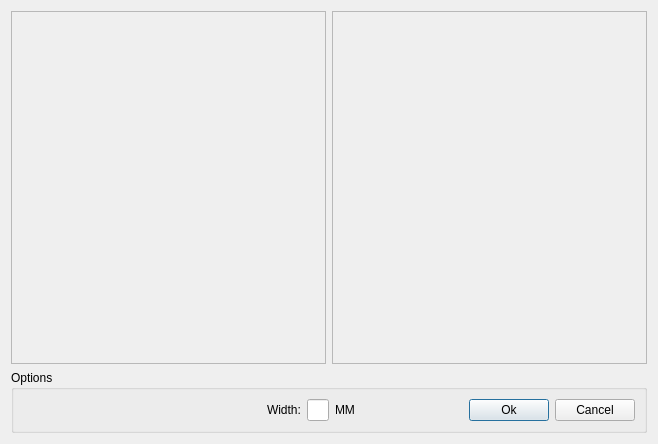
<?xml version="1.0" encoding="UTF-8"?>
<ui version="4.0">
 <class>BinocularDialog</class>
 <widget class="QDialog" name="BinocularDialog">
  <property name="geometry">
   <rect>
    <x>0</x>
    <y>0</y>
    <width>658</width>
    <height>444</height>
   </rect>
  </property>
  <property name="windowTitle">
   <string>Dialog</string>
  </property>
  <layout class="QVBoxLayout" name="verticalLayout" stretch="9,1">
   <item>
    <layout class="QHBoxLayout" name="horizontalLayout" stretch="1,1">
     <item>
      <widget class="QScrollArea" name="scrollArea">
       <property name="widgetResizable">
        <bool>true</bool>
       </property>
       <widget class="QWidget" name="scrollAreaWidgetContents">
        <property name="geometry">
         <rect>
          <x>0</x>
          <y>0</y>
          <width>314</width>
          <height>361</height>
         </rect>
        </property>
        <layout class="QHBoxLayout" name="horizontalLayout_3">
         <item alignment="Qt::AlignHCenter|Qt::AlignVCenter">
          <widget class="QWidget" name="lImageContainer" native="true"/>
         </item>
        </layout>
       </widget>
      </widget>
     </item>
     <item>
      <widget class="QScrollArea" name="scrollArea_2">
       <property name="widgetResizable">
        <bool>true</bool>
       </property>
       <widget class="QWidget" name="scrollAreaWidgetContents_4">
        <property name="geometry">
         <rect>
          <x>0</x>
          <y>0</y>
          <width>314</width>
          <height>361</height>
         </rect>
        </property>
        <layout class="QHBoxLayout" name="horizontalLayout_4">
         <item alignment="Qt::AlignHCenter|Qt::AlignVCenter">
          <widget class="QWidget" name="rImageContainer" native="true"/>
         </item>
        </layout>
       </widget>
      </widget>
     </item>
    </layout>
   </item>
   <item>
    <widget class="QGroupBox" name="groupBox">
     <property name="title">
      <string>Options</string>
     </property>
     <layout class="QHBoxLayout" name="horizontalLayout_2" stretch="18,1,1,1,8,3,3">
      <item>
       <spacer name="horizontalSpacer">
        <property name="orientation">
         <enum>Qt::Horizontal</enum>
        </property>
        <property name="sizeHint" stdset="0">
         <size>
          <width>236</width>
          <height>20</height>
         </size>
        </property>
       </spacer>
      </item>
      <item>
       <widget class="QLabel" name="label">
        <property name="text">
         <string>Width:</string>
        </property>
       </widget>
      </item>
      <item>
       <widget class="QLineEdit" name="widthEdit"/>
      </item>
      <item>
       <widget class="QLabel" name="label_2">
        <property name="text">
         <string>MM</string>
        </property>
       </widget>
      </item>
      <item>
       <spacer name="horizontalSpacer_2">
        <property name="orientation">
         <enum>Qt::Horizontal</enum>
        </property>
        <property name="sizeHint" stdset="0">
         <size>
          <width>40</width>
          <height>20</height>
         </size>
        </property>
       </spacer>
      </item>
      <item>
       <widget class="QPushButton" name="okBut">
        <property name="text">
         <string>Ok</string>
        </property>
       </widget>
      </item>
      <item>
       <widget class="QPushButton" name="cancelBut">
        <property name="text">
         <string>Cancel</string>
        </property>
       </widget>
      </item>
     </layout>
    </widget>
   </item>
  </layout>
 </widget>
 <resources/>
 <connections/>
</ui>
